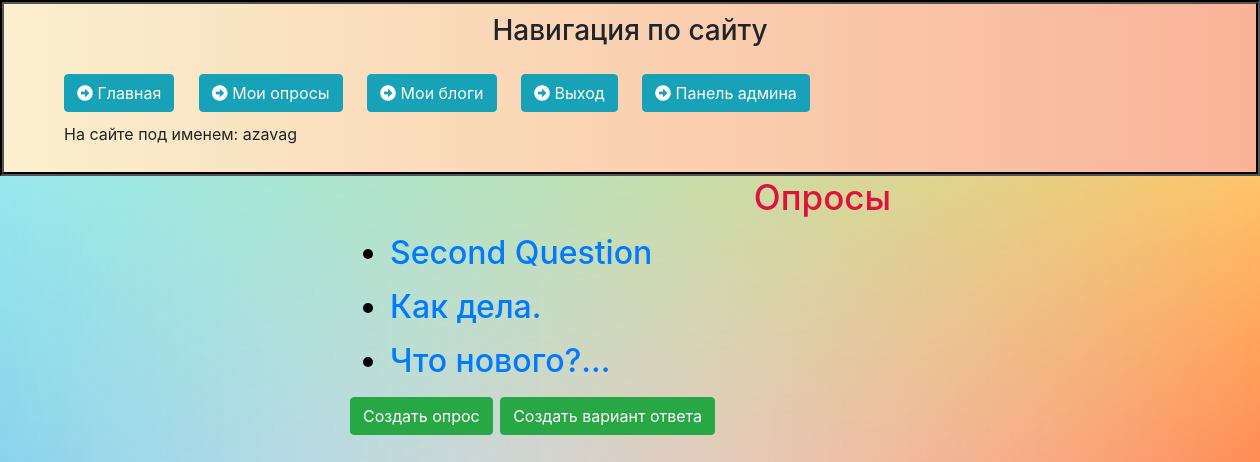
The page /polls/ (signed in) on the database its author committed.
### polls/models.py (models this page shows, shortened)
class Question(models.Model):
    question_text = models.CharField(max_length=200)
    pub_date = models.DateTimeField(default=timezone.now(), verbose_name="Time published")

### polls/views.py (the view)
# urls.py: path('', views.index, name='home'),
def index(request):
    latest_question_list = Question.objects.order_by('-pub_date')[:10]
    template = loader.get_template('polls/index.html')
    output = ', '.join([q.question_text for q in latest_question_list])
    context = {
       'latest_question_list': latest_question_list,
    }
    return render(request, 'polls/index.html', context)

### polls/templates/polls/index.html (shortened to what this page needs)
{% extends 'polls/layout.html' %}
{% block content %}
    <div class="INDEX">
        <h1>
            <p align="center" style="color:#DC143C; font-size:35px">
            Опросы
        </h1>
        <h2>
        {% if latest_question_list %}
            <ul>
            {% for question in latest_question_list %}
               <p align="left" style="color:#DC143C; font-size:35px">
               <p><li><a href="{% url 'polls:detail' question.id %}">{{ question.question_text }}<br></a></li></p>
            {% endfor %}
            </ul>
            <h3>
                <button class="btn btn-success"
                        onclick="document.location='create'">Создать опрос</button>
                <button class="btn btn-success"
                        onclick="document.location='create_choice'">Создать вариант ответа</button>
            </h3>
            {% else %}
        </h2>
            <p>Нет доступных опросов.</p>
        {% endif %}
    </div>
{% endblock %}

### polls/templates/polls/layout.html (shortened to what this page needs)
{% load static %}
<!DOCTYPE html>
<html lang="en">
<head>
    <link rel="stylesheet" href="https://stackpath.bootstrapcdn.com/bootstrap/4.5.2/css/bootstrap.min.css">
    <link rel="stylesheet" href="{% static 'polls/static/polls/style.css' %}">
    <link rel="stylesheet" href="https://use.fontawesome.com/releases/v5.8.2/css/all.css">
</head>
<body>
<div class="bdy">
        <h3><p align="center">Навигация по сайту</h3>
        <ul>
            <a class="btn btn-info" style="margin:10px" onclick="document.location='../../main'"><i class="fas fa-arrow-alt-circle-right"></i> Главная</a>
            <a class="btn btn-info" style="margin:10px" onclick="document.location='../../polls/'"><i class="fas fa-arrow-alt-circle-right"></i> Мои опросы   </a>
            <a class="btn btn-info" style="margin:10px"  onclick="document.location='../../blogs/'"><i class="fas fa-arrow-alt-circle-right"></i> Мои блоги</a>
            <a class="btn btn-info" style="margin:10px" onclick="document.location='../../logout'"><i class="fas fa-arrow-alt-circle-right"></i> Выход</a>
            <a class="btn btn-info" style="margin:10px" onclick="document.location='../../admin/'"><i class="fas fa-arrow-alt-circle-right"></i> Панель админа</a><br>
            <a style="font: normal small-caps 30px; margin:10px"> На сайте под именем: {{ user.username }} </a>
        </ul>
    </div>
    <main>
    {% block content %}
    {% endblock %}
    </main>
</body>
</html>

### polls/static/polls/style.css (style rules this page uses)
main .INDEX { color: black; margin-left: 350px; width: 75%; }

### polls/templates/polls/layout.html (style rules this page uses)
.bdy { border: 4px groove black; background: linear-gradient(90deg, #faf0cd, #fab397); padding: 10px; }

### polls/templates/polls/index.html (style rules this page uses)
BODY { background-blend-mode: screen; background: linear-gradient(limegreen, transparent), linear-gradient(90deg, skyblue, transparent), linear-gradient(-90deg, coral, transparent); }

### rows shown on the page
Question: question_text "Second Question"
Question: question_text "Как дела."
Question: question_text "Что нового?..."

### other values the page prints
{{ user.username }} "azavag"
